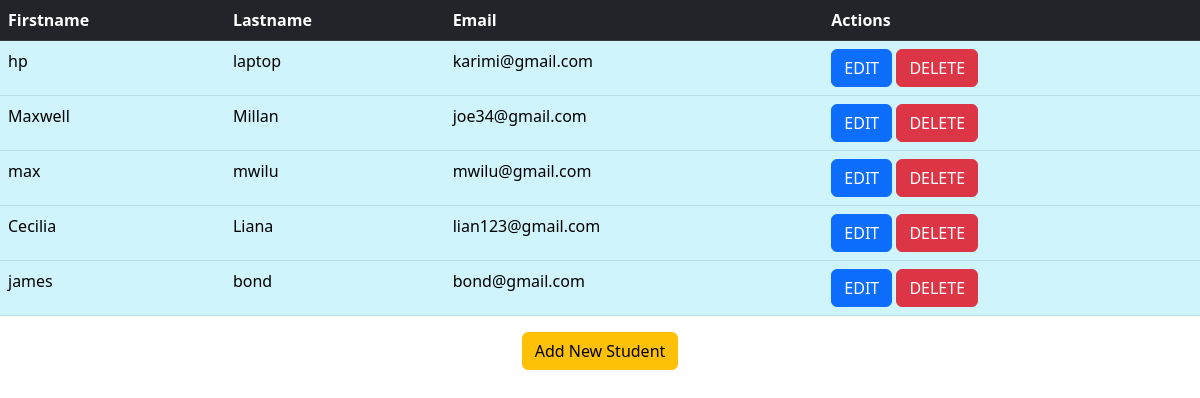
The page /show on the database its author committed.
### max/models.py (models this page shows)
class Student(models.Model):
    firstname = models.CharField(max_length=50)
    lastname = models.CharField(max_length=50)
    email = models.EmailField()
    class Meta:
        db_table = "student"

### max/views.py (the view)
# urls.py: path('show', views.show),
def show(request):
    student = Student.objects.all()
    return render(request, 'show.html', {'students': student})

### templates/show.html (shortened to what this page needs)
<!DOCTYPE html>
<html lang="en">
<head>
    {% load static %}
    <link rel="stylesheet" href="{% static 'css/bootstrap.min.css' %}">
</head>
<body>
<table class="table table-info">
    <thead class="table-dark">
    <tr>
        <th>Firstname</th>
        <th>Lastname</th>
        <th>Email</th>
        <th>Actions</th>
    </tr>
    </thead>
    <tbody>
    {% for student in students %}
    <tr>
        <td>{{ student.firstname }}</td>
        <td>{{ student.lastname }}</td>
        <td>{{ student.email }}</td>
        <td>
            <a href="edit/{{ student.id }}" class="btn btn-primary">EDIT</a>
            <a href="delete/{{ student.id }}" class="btn btn-danger">DELETE</a>
        </td>
    </tr>
    {% endfor %}
    </tbody>
</table>
<center><a href="/index" class="btn btn-warning">Add New Student</a></center>
</body>
</html>

### rows shown on the page
Student: firstname "hp", lastname "laptop", email "karimi@gmail.com"
Student: firstname "Maxwell", lastname "Millan", email "joe34@gmail.com"
Student: firstname "max", lastname "mwilu", email "mwilu@gmail.com"
Student: firstname "Cecilia", lastname "Liana", email "lian123@gmail.com"
Student: firstname "james", lastname "bond", email "bond@gmail.com"
